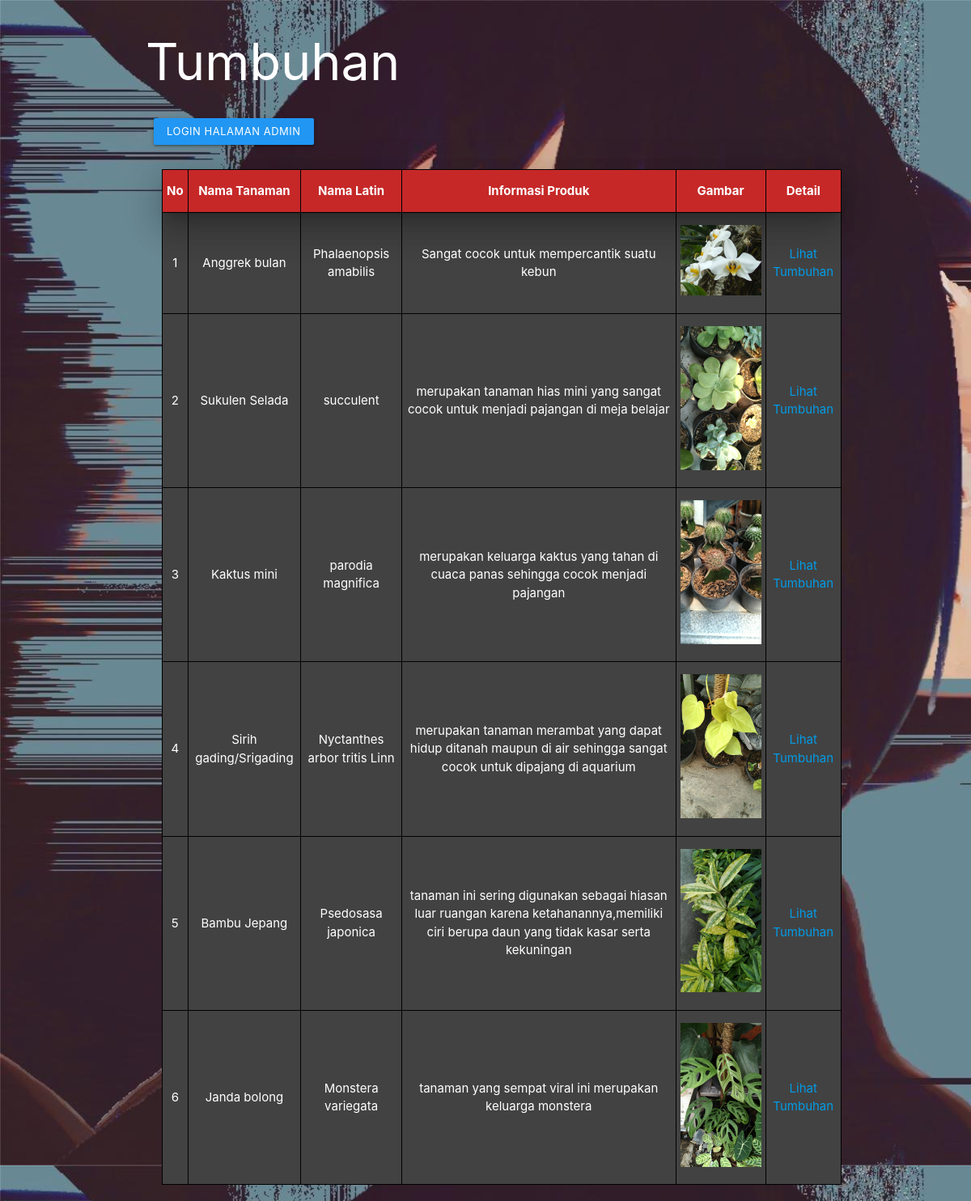
/latihan6a/index.php, run on the app's committed database.
### tables this page shows
CREATE TABLE `tumbuhan` (
  `id` int(20) NOT NULL,
  `nama` varchar(255) NOT NULL,
  `nama_latin` varchar(255) NOT NULL,
  `manfaat` varchar(255) NOT NULL,
  `gambar` varchar(255) NOT NULL
);

### latihan6a/php/functions.php (called while the page is built, shortened)
<?php
function koneksi()
{
    $conn = mysqli_connect("localhost", "root", "");
    mysqli_select_db($conn, "pertemuan6");
    return $conn;
}
function query($sql)
{
    $conn = koneksi();
    $result = mysqli_query($conn, "$sql");
    $rows = [];
    while ($row = mysqli_fetch_assoc($result)) {
        $rows[] = $row;
    }
    return $rows;
}

### latihan6a/index.php (the view, shortened to what this page needs)
<?php
require 'php/functions.php';
$Tumbuhan = query("SELECT * FROM tumbuhan")
?>
<!DOCTYPE html>
<html lang="en">
<head>
    <link type="text/css" rel="stylesheet" href="css/materialize.min.css" media="screen,projection" />
    <link rel="stylesheet" href="css/mantap.css">
</head>
<body>
    <div class="container">
        <h1 class="centered white-text">Tumbuhan</h1>
        <a href="php/login.php" class="waves-effect waves-light blue btn-small">Login Halaman Admin</a>
        <table class="centered highlight - white-text grey darken-3">
            <tr class="z-depth-5 red darken-3 white-text">
                <th>No</th>
                <th style="text-align: center;">Nama Tanaman</th>
                <th style="text-align: center;">Nama Latin</th>
                <th style="text-align: center;">Informasi Produk</th>
                <th style="text-align: center;">Gambar</th>
                <th style="text-align: center;">Detail</th>
            </tr>
            <?php $i = 1?>
            <?php foreach ($Tumbuhan as $pon): ?>
            <tr>
                <td><?=$i?></td>
                <td><?=$pon["nama"];?></td>
                <td><?=$pon["nama_latin"];?></td>
                <td><?=$pon["manfaat"];?></td>
                <td><img width="100px" src="assets/pict/<?=$pon["gambar"];?>" alt=""></td>
                <td>
                    <p class="Nama">
                        <a href="php/detaill.php?id=<?=$pon['id'];?>">Lihat Tumbuhan</a>
                </td>
            </tr>
            <?php $i++?>
            <?php endforeach;?>
    </div>
</body>
</html>

### latihan6a/css/mantap.css (style rules this page uses)
table { margin: 20px; }
tr { width: 50%; }
table, tr, td, th, thead { border: 1px solid black; }
body { background-image: url(../assets/uwu.jpg); }
.btn-small { margin: 10px; }

### data on the page
tumbuhan: nama "Anggrek bulan", nama_latin "Phalaenopsis amabilis", manfaat "Sangat cocok untuk mempercantik suatu kebun", gambar (picture)
tumbuhan: nama "Sukulen Selada", nama_latin "succulent", manfaat "merupakan tanaman hias mini yang sangat cocok untuk menjadi pajangan di meja belajar", gambar (picture)
tumbuhan: nama "Kaktus mini", nama_latin "parodia magnifica", manfaat "merupakan keluarga kaktus yang tahan di cuaca panas sehingga cocok menjadi pajangan", gambar (picture)
tumbuhan: nama "Sirih gading/Srigading", nama_latin "Nyctanthes arbor tritis Linn", manfaat "merupakan tanaman merambat yang dapat hidup ditanah maupun di air sehingga sangat cocok untuk dipajang di aquarium", gambar (picture)
tumbuhan: nama "Bambu Jepang", nama_latin "Psedosasa japonica", manfaat "tanaman ini sering digunakan sebagai hiasan luar ruangan karena ketahanannya,memiliki ciri berupa daun yang tidak kasar serta kekuningan", gambar (picture)
tumbuhan: nama "Janda bolong", nama_latin "Monstera variegata", manfaat "tanaman yang sempat viral ini merupakan keluarga monstera", gambar (picture)
